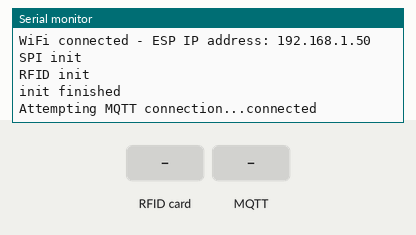
Recording of a sketch running on a simulated ESP8266 (NodeMCU). On the bench: the last lines printed to the serial monitor. The inputs (shaded band) are chosen by the test bench. WiFi joins after 1.5 s; servers stay silent unless stated; no MQTT or app messages arrive unless stated.

Above: at 2.7 s.
2.8 s: RFID card 5E 7A 19 C4 held to the reader
At 3.7 s:
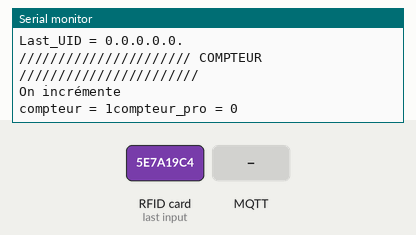
4.3 s: MQTT message "home/reset" arrives on the first subscribed topic
At 4.8 s:
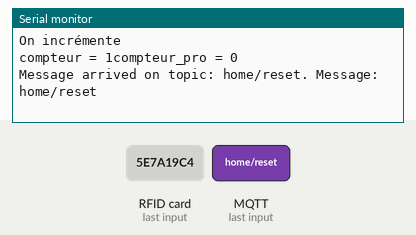
5.8 s: MQTT message "1" arrives on the first subscribed topic
At 7.0 s:
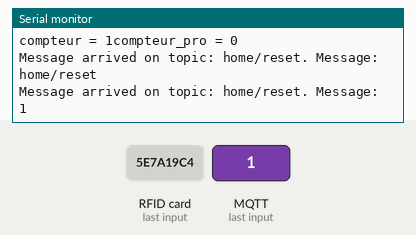
7.3 s: MQTT message "on" arrives on the first subscribed topic
At 8.1 s:
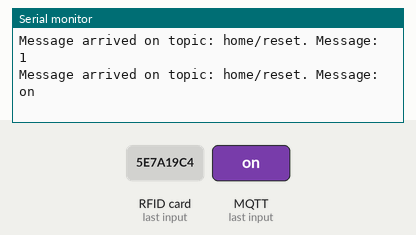
8.8 s: MQTT message "off" arrives on the first subscribed topic
At 10.3 s:
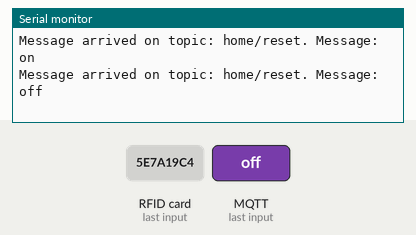

The sketch:

NFC_Compteur_huzzah_v2.ino
```cpp
//////////////////////////////////////////////// MQTT + WIFI /////////////////////////////////////////////////////
#include <ESP8266WiFi.h>
#include <PubSubClient.h>

const char* mqtt_server = "192.168.43.78";
const char* ssid = "LucasR";
const char* password = "lucasromary3";

//const char* ssid = "raspi-webgui";
//const char* password = "ChangeMe";
//const char* mqtt_server = "10.3.141.1";

WiFiClient espClient;
PubSubClient client(espClient);
//////////////////////////////////////////////// RFID /////////////////////////////////////////////////////

#include <SPI.h>
#include <RFID.h>
RFID monModuleRFID(2,16);

int UID[10];
int last_UID[10] = {0};
int UID_pro[10]={126,4,99,195,218};
int UID_pro2[10]={14,35,96,195,142};
int check = 0;
int check_pro = 0;
int check_pro2 = 0;
int compteur = 0;
int compteur_pro = 0;
char s[8];
char s_pro[8];

int modulo = 0;
int modulo2 = 0;
//int participant_UID[5][3] = {0};
int j=0;
void setup()
{
  Serial.begin(115200);
  setup_wifi();
  client.setServer(mqtt_server, 1883);
  client.setCallback(callback);

  Serial.println("SPI init");
  SPI.begin();
  Serial.println("RFID init");
  monModuleRFID.init();
  Serial.println("init finished");

}

void loop()
{

  if (!client.connected()) {
    reconnect();
  }
  if(!client.loop()){
    client.connect("ESP8266NFC");
  }

    if (monModuleRFID.isCard()) {
          if (monModuleRFID.readCardSerial()) {
            Serial.println("//////////////////////////////////////////////////////////////////");
            Serial.println("////////////////////// LECTURE DE LA CARTE ///////////////////////");
            Serial.println("//////////////////////////////////////////////////////////////////");
            Serial.print("UID = ");
            for(int i=0;i<=4;i++){
              UID[i]=monModuleRFID.serNum[i];

              Serial.print(UID[i],DEC);
              Serial.print(".");
            }
            Serial.println("");
            delay(100);
          }
          Serial.println("////////////////////// On check la carte ///////////////////////");
          Serial.print("Last_UID = ");
          for(int i=0;i<=4;i++){
            if(UID[i]==last_UID[i]){
              check +=1;
            }
            if(UID[i]==UID_pro[i]){
              check_pro +=1;
            }
            if(UID[i]==UID_pro2[i]){
              check_pro2 +=1;
            }
            Serial.print(last_UID[i],DEC);
            Serial.print(".");
            last_UID[i] = UID[i];
          }
          Serial.println("");
          Serial.println("////////////////////// COMPTEUR ///////////////////////");
          if(check != 5){
            if(check_pro==5 && modulo == 0){
              compteur_pro += 1;
              itoa(compteur_pro,s_pro, 10);
              client.publish("home/count_pro", s_pro);
              Serial.println("On incrémente pro");
              client.publish("home/lucas", "1");
              modulo = 1;
              check_pro = 0;
            }
            else if(check_pro2==5 && modulo2 == 0){
              compteur_pro += 1;
              itoa(compteur_pro,s_pro, 10);
              client.publish("home/count_pro", s_pro);
              Serial.println("On incrémente pro");
              client.publish("home/olivier", "1");
              modulo2 = 1;
              check_pro2 = 0;
            }
            else if(check_pro==5 && modulo == 1){
              compteur_pro -= 1;
              itoa(compteur_pro,s_pro, 10);
              client.publish("home/count_pro", s_pro);
              Serial.println("On décrémente pro");
              client.publish("home/lucas", "2");
              modulo = 0;
              check_pro = 0;
            }
            else if(check_pro2==5 && modulo2 == 1){
              compteur_pro -= 1;
              itoa(compteur_pro,s_pro, 10);
              client.publish("home/count_pro", s_pro);
              Serial.println("On décrémente pro");
              client.publish("home/olivier", "2");
              modulo2 = 0;
              check_pro2 = 0;
            }

            else{
              compteur += 1;
              itoa(compteur,s, 10);
              client.publish("home/count", s);
              Serial.println("On incrémente");
            }
          }
          Serial.print("compteur = ");
          Serial.print(compteur);
          Serial.print( "compteur_pro = ");
          Serial.println(compteur_pro);
          check = 0;
          check_pro = 0;
          check_pro2 = 0;
          monModuleRFID.halt();
    }
    delay(1);

// On peut afficher les participant
/*
for(int j=0;j<=2;j++){
 for(int i=0;i<=4;i++){
    Serial.print(participant_UID[i][j],DEC);
    Serial.print(".");
}
Serial.println("");
}
Serial.println("");
Serial.println("");
}
*/

}
```

MQTT.ino
```cpp
void callback(String topic, byte* message, unsigned int length) {
  Serial.print("Message arrived on topic: ");
  Serial.print(topic);
  Serial.print(". Message: ");
  String messageTemp;

  for (int i = 0; i < length; i++) {
    Serial.print((char)message[i]);
    messageTemp += (char)message[i];
  }
  Serial.println();

  if(topic=="home/reset"){
    compteur = 0;
    compteur_pro = 0;
    itoa(compteur,s, 10);
    itoa(compteur,s_pro, 10);
    client.publish("home/count", s);
    client.publish("home/count_pro", s_pro);
  }
  Serial.println();
}


void reconnect() {
  // Loop until we're reconnected
  while (!client.connected()) {
    Serial.print("Attempting MQTT connection...");

    if (client.connect("ESP8266NFC")) {
      Serial.println("connected");
      // Subscribe or resubscribe to a topic
      // You can subscribe to more topics (to control more LEDs in this example)
      client.subscribe("home/reset");
    } else {
      Serial.print("failed, rc=");
      Serial.print(client.state());
      Serial.println(" try again in 5 seconds");
      // Wait 5 seconds before retrying
      delay(5000);
    }
  }
}
```

Wifi.ino
```cpp
void setup_wifi() {

  delay(10);
  // We start by connecting to a WiFi network
  Serial.println();
  Serial.print("Connecting to ");
  Serial.println(ssid);
  WiFi.begin(ssid, password);
  while (WiFi.status() != WL_CONNECTED) {
    delay(500);
    Serial.print(".");
  }
  Serial.println("");
  Serial.print("WiFi connected - ESP IP address: ");
  Serial.println(WiFi.localIP());
}
```

Measured:
- after the input at 2.8 s, the serial monitor: prints a new line at once (image 1)
- after the input at 4.3 s, the serial monitor: prints a new line at once (image 2)
- after the input at 5.8 s, the serial monitor: prints a new line at once (image 3)
- after the input at 7.3 s, the serial monitor: prints a new line at once (image 4)
- after the input at 8.8 s, the serial monitor: prints a new line at once (image 5)
